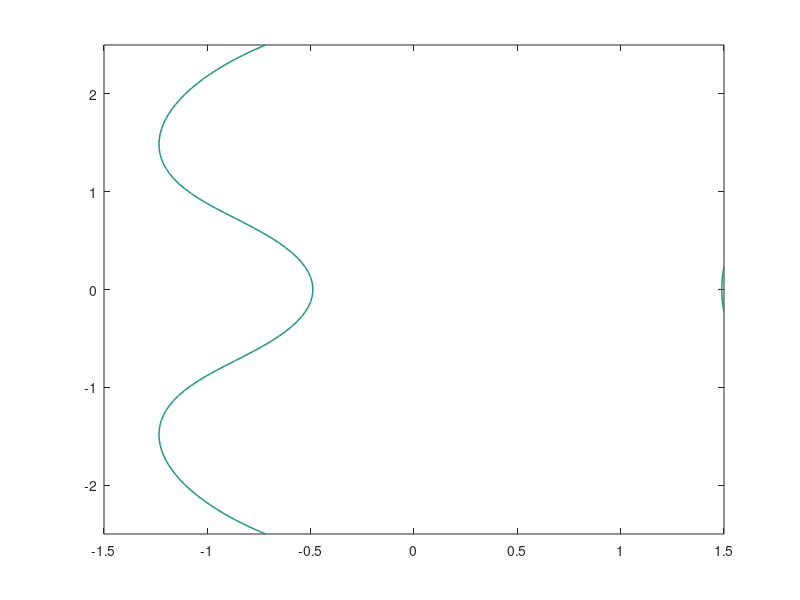

MATLAB code to generate this figure: (Note: this script raises an error after producing the figure.)
%% Solution for the task 2
clc
x = linspace(-1.5,1.5);
y = linspace(-2.5,2.5);
[X,Y] = meshgrid(x,y);
values=[0];
for i=1:length(y)
    for j=1:length(x)
        values(i,j) = ((sqrt((x(j)+1).^2+y(i).^2)-2).^2+(sqrt((x(j)-3).^2+y(i).^2)-3).^2);
     end
end

contour(X,Y,values, 1, 'LineWidth', 1.1)

%plot design 
xline(0, 'Color', 'k', 'LineWidth', 0.5);
yline(0, 'Color', 'k', 'LineWidth', 0.5);
title('\textbf{Cost Function with two Anchor points}', 'Interpreter','latex')
xlabel('\textbf{x}','Interpreter','latex');
ylabel('\textbf{y}', 'Interpreter','latex') ;

%scatter3(0.5,1.5,0,'r') % point where the cost function value is approximately zero

%% Comments 
%In order to get a single global minimizer we must use 3 Anchors. 

x = linspace(-1.5,1.5);
y = linspace(-2.5,2.5);
[X,Y] = meshgrid(x,y);
values=[0];
for i=1:length(y)
    for j=1:length(x)
        values(i,j) = ((sqrt((x(j)+1).^2+y(i).^2)-2).^2+(sqrt((x(j)-3).^2+y(i).^2)-3).^2)+(sqrt((x(j)+2).^2+(y(i)+1).^2)-3).^2;
     end
end

contour(X,Y,values, 35, 'LineWidth', 1.1)

%plot design 
xline(0, 'Color', 'k', 'LineWidth', 0.5);
yline(0, 'Color', 'k', 'LineWidth', 0.5);
title('\textbf{Cost Function with three Anchor points}', 'Interpreter','latex')
xlabel('\textbf{x}','Interpreter','latex');
ylabel('\textbf{y}', 'Interpreter','latex') ;

%scatter3(0.5,1.5,0,'r') % point where the cost function value is approximately zero
